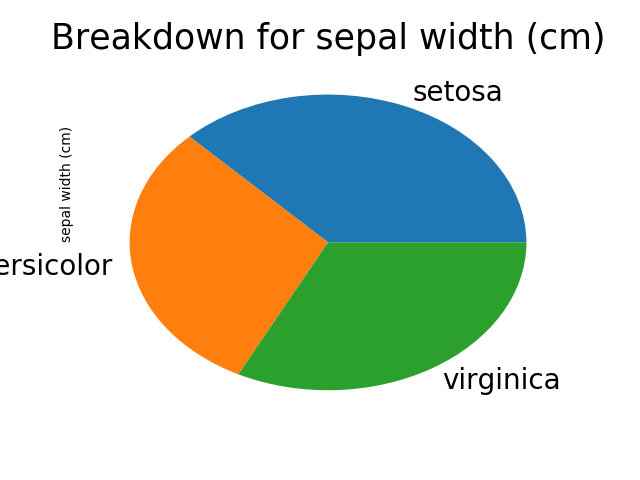
#> input picture PythonPractice/iris_pie_for_one_variable.png, 640 x 480 px
$ python show_iris_chart.py
#> lines starting #> are read from the running program, lines starting #| are printed output that depends on the picture
from PIL import Image

img = Image.open('iris_pie_for_one_variable.png')
#> img is the input picture: PIL image 640x480 RGBA; mean R, G, B, A 204.3, 213.8, 199.1, 255
img.show()

img2 = Image.open('iris_pie_for_each_variable.png')
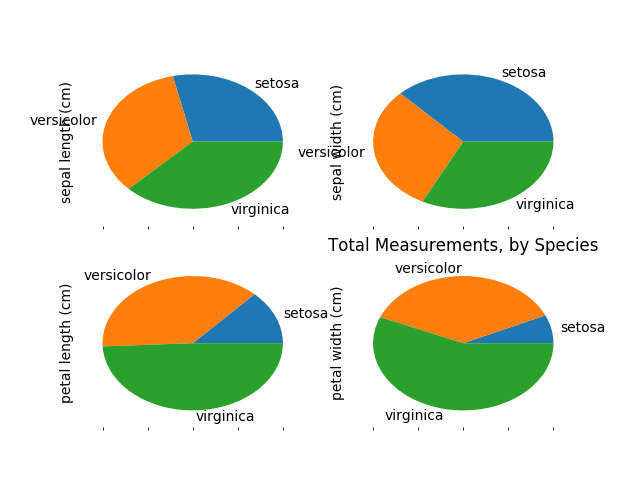
#> input picture PythonPractice/iris_pie_for_each_variable.png, 640 x 480 px
#> img2 is the input picture: PIL image 640x480 RGBA; mean R, G, B, A 216.6, 222.9, 203.8, 255
img2.show()

img3 = Image.open('iris_bar_for_one_variable.png')
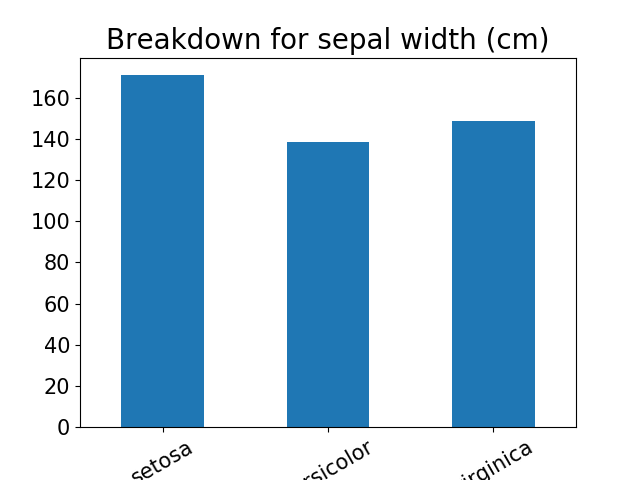
#> input picture PythonPractice/iris_bar_for_one_variable.png, 640 x 480 px
#> img3 is the input picture: PIL image 640x480 RGBA; mean R, G, B, A 192.5, 214.8, 230.3, 255
img3.show()

img4 = Image.open('iris_bar_for_each_variable.png')
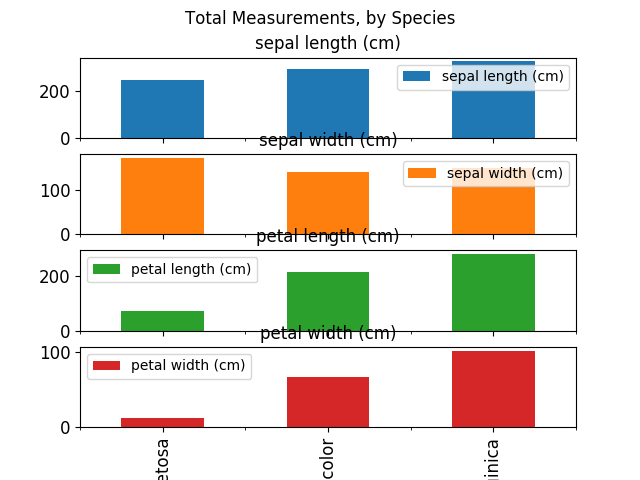
#> input picture PythonPractice/iris_bar_for_each_variable.png, 640 x 480 px
#> img4 is the input picture: PIL image 640x480 RGBA; mean R, G, B, A 224.3, 220.5, 212.9, 255
img4.show()

img5 = Image.open('iris_histograms.png')
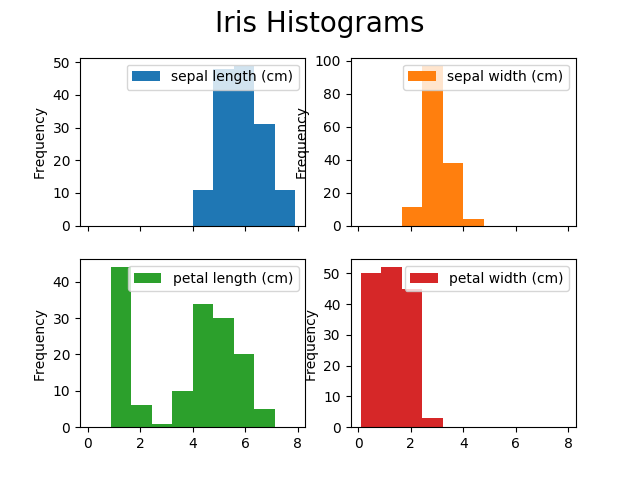
#> input picture PythonPractice/iris_histograms.png, 640 x 480 px
#> img5 is the input picture: PIL image 640x480 RGBA; mean R, G, B, A 231.6, 231, 226.9, 255
img5.show()

img6 = Image.open('iris_hist_by_spec.png')
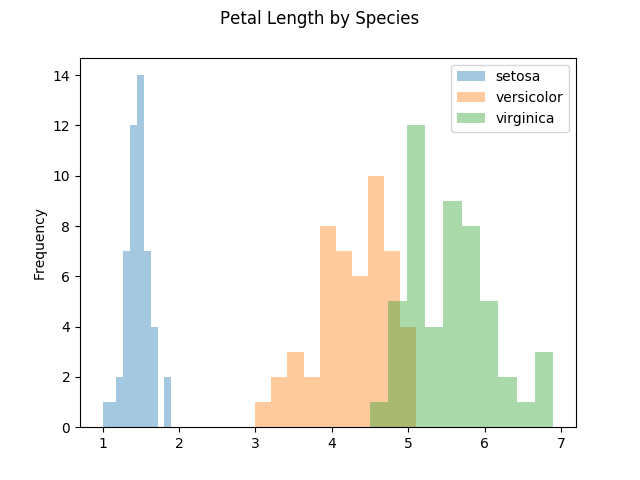
#> input picture PythonPractice/iris_hist_by_spec.png, 640 x 480 px
#> img6 is the input picture: PIL image 640x480 RGBA; mean R, G, B, A 242.6, 244, 238.4, 255
img6.show()

#> (the run stopped early here; a loop or call above may not have finished)
